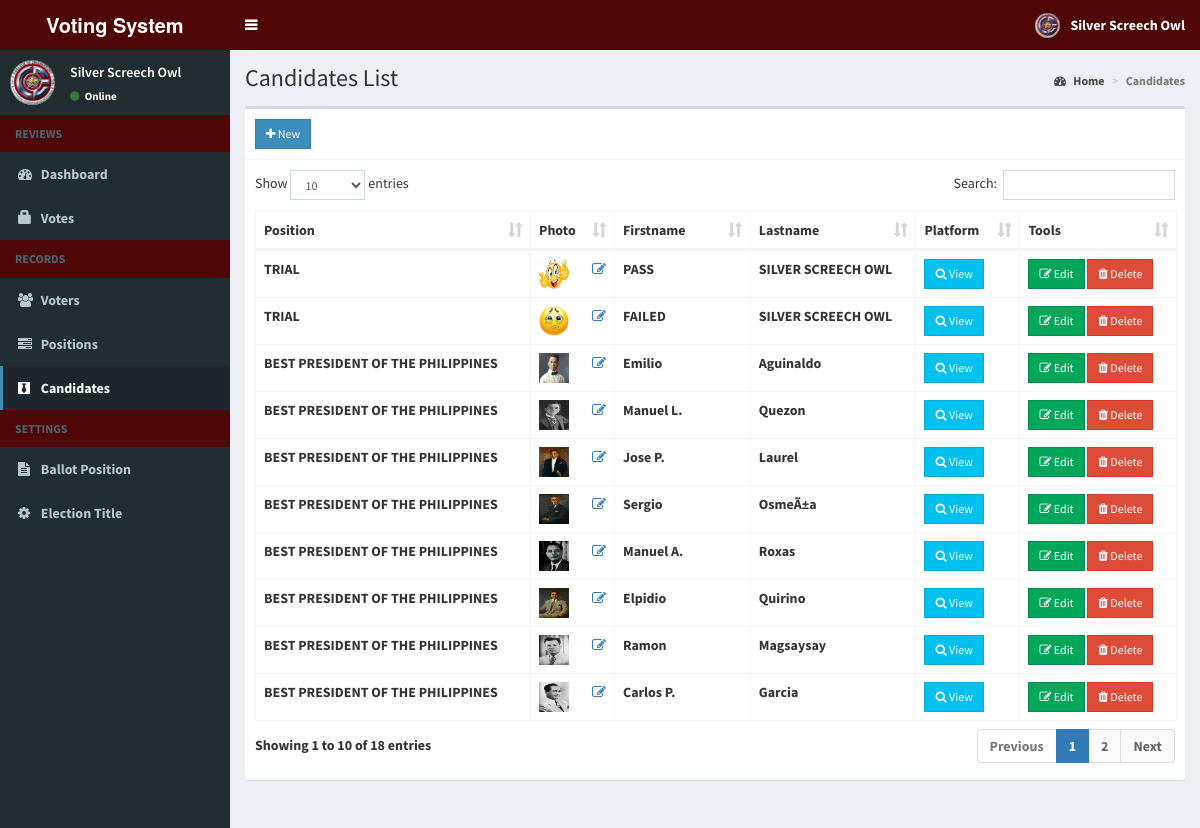
/votesystem/admin/candidates.php (signed in), run on the app's committed database.
### tables this page shows
CREATE TABLE `candidates` (
  `id` int(11) NOT NULL AUTO_INCREMENT,
  `position_id` int(11) NOT NULL,
  `firstname` varchar(30) NOT NULL,
  `lastname` varchar(30) NOT NULL,
  `photo` varchar(150) NOT NULL,
  `platform` text NOT NULL,
  PRIMARY KEY (`id`)
);

CREATE TABLE `positions` (
  `id` int(11) NOT NULL AUTO_INCREMENT,
  `description` varchar(50) NOT NULL,
  `max_vote` int(11) NOT NULL,
  `priority` int(11) NOT NULL,
  PRIMARY KEY (`id`)
);

### votesystem/admin/includes/session.php (called while the page is built, shortened)
<?php
	include 'includes/conn.php';
	$sql = "SELECT * FROM admin WHERE id = '".$_SESSION['admin']."'";
	$query = $conn->query($sql);
	$user = $query->fetch_assoc();
?>

### votesystem/admin/candidates.php (the view, shortened to what this page needs)
<?php include 'includes/session.php'; ?>
<?php include 'includes/header.php'; ?>
<body class="hold-transition skin-blue sidebar-mini">
<div class="wrapper">
  <?php include 'includes/navbar.php'; ?>
  <?php include 'includes/menubar.php'; ?>
  <div class="content-wrapper">
    <section class="content-header">
      <h1>
        Candidates List
      </h1>
      <ol class="breadcrumb">
        <li><a href="#"><i class="fa fa-dashboard"></i> Home</a></li>
        <li class="active">Candidates</li>
      </ol>
    </section>
    <section class="content">
      <div class="row">
        <div class="col-xs-12">
          <div class="box">
            <div class="box-header with-border">
              <a href="#addnew" data-toggle="modal" class="btn btn-primary btn-sm btn-flat"><i class="fa fa-plus"></i> New</a>
            </div>
            <div class="box-body">
              <table id="example1" class="table table-bordered">
                <thead>
                  <th>Position</th>
                  <th>Photo</th>
                  <th>Firstname</th>
                  <th>Lastname</th>
                  <th>Platform</th>
                  <th>Tools</th>
                </thead>
                <tbody>
                  <?php
                    $sql = "SELECT *, candidates.id AS canid FROM candidates LEFT JOIN positions ON positions.id=candidates.position_id ORDER BY positions.priority ASC";
                    $query = $conn->query($sql);
                    while($row = $query->fetch_assoc()){
                      $image = (!empty($row['photo'])) ? '../images/'.$row['photo'] : '../images/profile.jpg';
                      echo "
                        <tr>
                          <td class='hidden'></td>
                          <td>".$row['description']."</td>
                          <td>
                            <img src='".$image."' width='30px' height='30px'>
                            <a href='#edit_photo' data-toggle='modal' class='pull-right photo' data-id='".$row['canid']."'><span class='fa fa-edit'></span></a>
                          </td>
                          <td>".$row['firstname']."</td>
                          <td>".$row['lastname']."</td>
                          <td><a href='#platform' data-toggle='modal' class='btn btn-info btn-sm btn-flat platform' data-id='".$row['canid']."'><i class='fa fa-search'></i> View</a></td>
                          <td>
                            <button class='btn btn-success btn-sm edit btn-flat' data-id='".$row['canid']."'><i class='fa fa-edit'></i> Edit</button>
                            <button class='btn btn-danger btn-sm delete btn-flat' data-id='".$row['canid']."'><i class='fa fa-trash'></i> Delete</button>
                          </td>
                        </tr>
                      ";
                    }
                  ?>
                </tbody>
              </table>
            </div>
          </div>
        </div>
      </div>
    </section>
  </div>
</div>
</body>
</html>

### votesystem/admin/includes/navbar.php (shortened to what this page needs)
<header class="main-header">
  <a href="home.php" class="logo">
    <span class="logo-lg"><b>Voting System </span>
  </a>
  <nav class="navbar navbar-static-top">
    <a href="#" class="sidebar-toggle" data-toggle="push-menu" role="button">
    </a>
    <div class="navbar-custom-menu">
      <ul class="nav navbar-nav">
        <li class="dropdown user user-menu">
          <a href="#" class="dropdown-toggle" data-toggle="dropdown">
            <img src="<?php echo (!empty($user['photo'])) ? '../images/'.$user['photo'] : '../images/profile.jpg'; ?>" class="user-image" alt="User Image">
            <span class="hidden-xs"><?php echo $user['firstname'].' '.$user['lastname']; ?></span>
          </a>
        </li>
      </ul>
    </div>
  </nav>
</header>

### votesystem/admin/includes/menubar.php (shortened to what this page needs)
<aside class="main-sidebar">
  <section class="sidebar">
    <div class="user-panel">
      <div class="pull-left image">
        <img src="<?php echo (!empty($user['photo'])) ? '../images/'.$user['photo'] : '../images/profile.jpg'; ?>" class="img-circle" alt="User Image">
      </div>
      <div class="pull-left info">
        <p><?php echo $user['firstname'].' '.$user['lastname']; ?></p>
        <a><i class="fa fa-circle text-success"></i> Online</a>
      </div>
    </div>
    <ul class="sidebar-menu" data-widget="tree">
      <li class="header">REVIEWS</li>
      <li class=""><a href="home.php"><i class="fa fa-dashboard"></i> <span>Dashboard</span></a></li>
      <li class=""><a href="votes.php"><i class="glyphicon glyphicon-lock"></i> <span>Votes</span></a></li>
      <li class="header">RECORDS</li>
      <li class=""><a href="voters.php"><i class="fa fa-users"></i> <span>Voters</span></a></li>
      <li class=""><a href="positions.php"><i class="fa fa-tasks"></i> <span>Positions</span></a></li>
      <li class=""><a href="candidates.php"><i class="fa fa-black-tie"></i> <span>Candidates</span></a></li>
      <li class="header">SETTINGS</li>
      <li class=""><a href="ballot.php"><i class="fa fa-file-text"></i> <span>Ballot Position</span></a></li>
      <li class=""><a href="#config" data-toggle="modal"><i class="fa fa-cog"></i> <span>Election Title</span></a></li>
    </ul>
  </section>
</aside>

### data on the page
candidates: position.description "TRIAL", photo (picture), firstname "PASS", lastname "SILVER SCREECH OWL"
candidates: position.description "TRIAL", photo (picture), firstname "FAILED", lastname "SILVER SCREECH OWL"
candidates: position.description "BEST PRESIDENT OF THE PHILIPPINES", photo (picture), firstname "Emilio", lastname "Aguinaldo"
candidates: position.description "BEST PRESIDENT OF THE PHILIPPINES", photo (picture), firstname "Manuel L.", lastname "Quezon"
candidates: position.description "BEST PRESIDENT OF THE PHILIPPINES", photo (picture), firstname "Jose P.", lastname "Laurel"
candidates: position.description "BEST PRESIDENT OF THE PHILIPPINES", photo (picture), firstname "Sergio", lastname "OsmeÃ±a"
candidates: position.description "BEST PRESIDENT OF THE PHILIPPINES", photo (picture), firstname "Manuel A.", lastname "Roxas"
candidates: position.description "BEST PRESIDENT OF THE PHILIPPINES", photo (picture), firstname "Elpidio", lastname "Quirino"
candidates: position.description "BEST PRESIDENT OF THE PHILIPPINES", photo (picture), firstname "Ramon", lastname "Magsaysay"
candidates: position.description "BEST PRESIDENT OF THE PHILIPPINES", photo (picture), firstname "Carlos P.", lastname "Garcia"

### other printed values
$user['firstname'] "Silver"
$user['lastname'] "Screech Owl"
